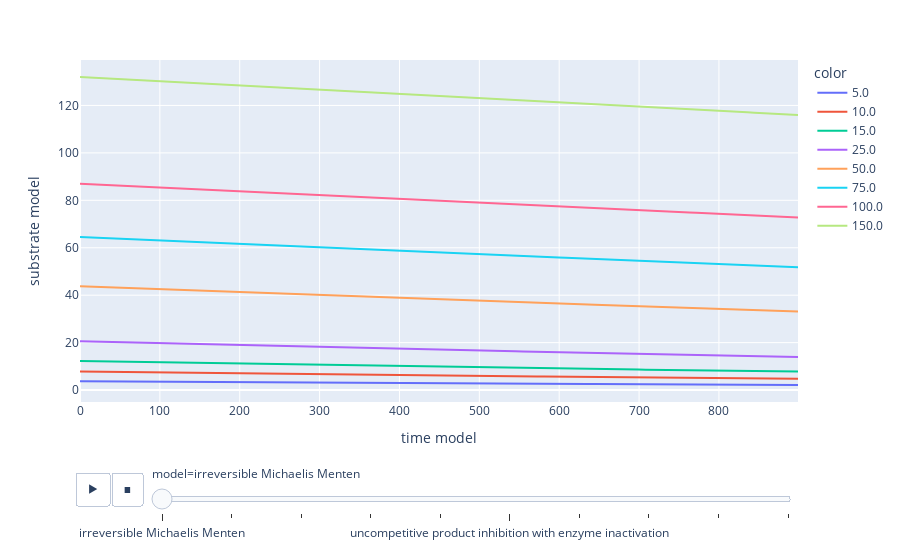

The notebook cell this image was saved under:
### Code cell
fig1 = px.line(df, x="time model", y="substrate model",
               color=df["init_substrate"].astype(str), animation_frame="model")


fig2 = px.scatter(df, x="time", y="substrate",
                  color=df["init_substrate"].astype(str))

fig3 = go.Figure(data=fig1.data + fig2.data)

fig1.show()
